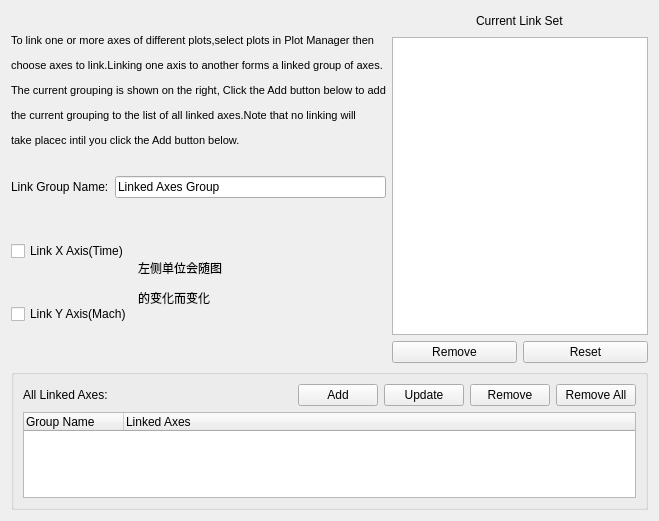
       <widget class="QWidget" name="page_6">
        <layout class="QVBoxLayout" name="verticalLayout_25" stretch="5,2">
         <item>
          <layout class="QHBoxLayout" name="horizontalLayout_44">
           <item>
            <layout class="QVBoxLayout" name="verticalLayout_23">
             <item>
              <widget class="QLabel" name="label_55">
               <property name="text">
                <string>&lt;html&gt;&lt;head/&gt;&lt;body&gt;&lt;p&gt;&lt;span style=&quot; font-size:8pt;&quot;&gt;To link one or more axes of different plots,select plots in Plot Manager then &lt;/span&gt;&lt;/p&gt;&lt;p&gt;&lt;span style=&quot; font-size:8pt;&quot;&gt;choose axes to link.Linking one axis to another forms a linked group of axes.&lt;/span&gt;&lt;/p&gt;&lt;p&gt;&lt;span style=&quot; font-size:8pt;&quot;&gt;The current grouping is shown on the right, Click the Add button below to add&lt;/span&gt;&lt;/p&gt;&lt;p&gt;&lt;span style=&quot; font-size:8pt;&quot;&gt;the current grouping to the list of all linked axes.Note that no linking will&lt;/span&gt;&lt;/p&gt;&lt;p&gt;&lt;span style=&quot; font-size:8pt;&quot;&gt;take placec intil you click the Add button below.&lt;/span&gt;&lt;/p&gt;&lt;/body&gt;&lt;/html&gt;</string>
               </property>
              </widget>
             </item>
             <item>
              <layout class="QHBoxLayout" name="horizontalLayout_42">
               <item>
                <widget class="QLabel" name="label_54">
                 <property name="text">
                  <string>Link Group Name:</string>
                 </property>
                </widget>
               </item>
               <item>
                <widget class="QLineEdit" name="lineEdit_37">
                 <property name="text">
                  <string>Linked Axes Group</string>
                 </property>
                </widget>
               </item>
              </layout>
             </item>
             <item>
              <layout class="QHBoxLayout" name="horizontalLayout_43">
               <item>
                <layout class="QVBoxLayout" name="verticalLayout_22">
                 <item>
                  <widget class="QCheckBox" name="checkBox_19">
                   <property name="text">
                    <string>Link X Axis(Time)</string>
                   </property>
                  </widget>
                 </item>
                 <item>
                  <widget class="QCheckBox" name="checkBox_20">
                   <property name="text">
                    <string>Link Y Axis(Mach)</string>
                   </property>
                  </widget>
                 </item>
                </layout>
               </item>
               <item>
                <widget class="QLabel" name="label_56">
                 <property name="text">
                  <string>&lt;html&gt;&lt;head/&gt;&lt;body&gt;&lt;p&gt;左侧单位会随图&lt;/p&gt;&lt;p&gt;的变化而变化&lt;/p&gt;&lt;/body&gt;&lt;/html&gt;</string>
                 </property>
                </widget>
               </item>
               <item>
                <spacer name="horizontalSpacer_23">
                 <property name="orientation">
                  <enum>Qt::Horizontal</enum>
                 </property>
                 <property name="sizeHint" stdset="0">
                  <size>
                   <width>40</width>
                   <height>20</height>
                  </size>
                 </property>
                </spacer>
               </item>
              </layout>
             </item>
            </layout>
           </item>
           <item>
            <layout class="QVBoxLayout" name="verticalLayout_21">
             <item>
              <layout class="QHBoxLayout" name="horizontalLayout_41">
               <item>
                <spacer name="horizontalSpacer_21">
                 <property name="orientation">
                  <enum>Qt::Horizontal</enum>
                 </property>
                 <property name="sizeHint" stdset="0">
                  <size>
                   <width>40</width>
                   <height>20</height>
                  </size>
                 </property>
                </spacer>
               </item>
               <item>
                <widget class="QLabel" name="label_57">
                 <property name="text">
                  <string>Current Link Set</string>
                 </property>
                </widget>
               </item>
               <item>
                <spacer name="horizontalSpacer_22">
                 <property name="orientation">
                  <enum>Qt::Horizontal</enum>
                 </property>
                 <property name="sizeHint" stdset="0">
                  <size>
                   <width>40</width>
                   <height>20</height>
                  </size>
                 </property>
                </spacer>
               </item>
              </layout>
             </item>
             <item>
              <widget class="QListWidget" name="listWidget_3"/>
             </item>
             <item>
              <layout class="QHBoxLayout" name="horizontalLayout_40">
               <item>
                <widget class="QPushButton" name="pushButton_34">
                 <property name="text">
                  <string>Remove</string>
                 </property>
                </widget>
               </item>
               <item>
                <widget class="QPushButton" name="pushButton_35">
                 <property name="text">
                  <string>Reset</string>
                 </property>
                </widget>
               </item>
              </layout>
             </item>
            </layout>
           </item>
          </layout>
         </item>
         <item>
          <widget class="QGroupBox" name="groupBox_15">
           <property name="title">
            <string/>
           </property>
           <layout class="QVBoxLayout" name="verticalLayout_24">
            <item>
             <layout class="QHBoxLayout" name="horizontalLayout_39">
              <item>
               <widget class="QLabel" name="label_53">
                <property name="text">
                 <string>All Linked Axes:</string>
                </property>
               </widget>
              </item>
              <item>
               <spacer name="horizontalSpacer_20">
                <property name="orientation">
                 <enum>Qt::Horizontal</enum>
                </property>
                <property name="sizeHint" stdset="0">
                 <size>
                  <width>40</width>
                  <height>20</height>
                 </size>
                </property>
               </spacer>
              </item>
              <item>
               <widget class="QPushButton" name="pushButton_30">
                <property name="text">
                 <string>Add</string>
                </property>
               </widget>
              </item>
              <item>
               <widget class="QPushButton" name="pushButton_31">
                <property name="text">
                 <string>Update</string>
                </property>
               </widget>
              </item>
              <item>
               <widget class="QPushButton" name="pushButton_32">
                <property name="text">
                 <string>Remove</string>
                </property>
               </widget>
              </item>
              <item>
               <widget class="QPushButton" name="pushButton_33">
                <property name="text">
                 <string>Remove All</string>
                </property>
               </widget>
              </item>
             </layout>
            </item>
            <item>
             <widget class="QTreeWidget" name="treeWidget_5">
              <column>
               <property name="text">
                <string>Group Name</string>
               </property>
              </column>
              <column>
               <property name="text">
                <string>Linked Axes</string>
               </property>
              </column>
              <column>
               <property name="text">
                <string/>
               </property>
              </column>
             </widget>
            </item>
           </layout>
          </widget>
         </item>
        </layout>
       </widget>
